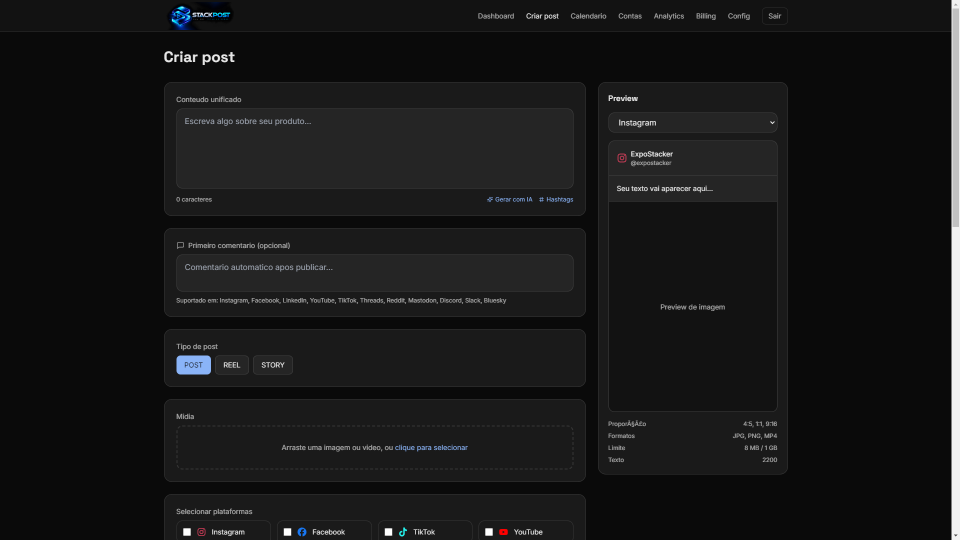
#> input picture composer_loaded.png, 1920 x 1080 px (shown at 1/2 size)
$ python converter_imagem.py composer_loaded.png
#> lines starting #> are read from the running program, lines starting #| are printed output that depends on the picture
#> in convert, img is the input picture: PIL image 1920x1080 RGB; mean R, G, B 22.7, 22.8, 23
#!/usr/bin/env python3
# -*- coding: utf-8 -*-
"""Converte imagem para proporcoes especificas de cada rede social.
Gera versoes: instagram_1x1, instagram_4x5, linkedin_1x1, linkedin_1_9x1.
"""
import os
import sys
from PIL import Image

BASE_DIR = os.path.dirname(os.path.abspath(__file__))
OUTPUT_DIR = os.path.join(BASE_DIR, "videos", "convertidas")
os.makedirs(OUTPUT_DIR, exist_ok=True)

RATIOS = {
    "instagram_1x1": (1, 1),
    "instagram_4x5": (4, 5),
    "linkedin_1x1": (1, 1),
    "linkedin_1_9x1": (191, 100),
}

SIZES = {
    "instagram_1x1": (1080, 1080),
    "instagram_4x5": (1080, 1350),
    "linkedin_1x1": (1200, 1200),
    "linkedin_1_9x1": (1200, 627),
}

def crop_center(img, aspect_w, aspect_h):
    """Corta a imagem no centro mantendo a proporcao."""
#> called with aspect_w = 1, aspect_h = 1
    src_w, src_h = img.size
#> src_w = 1920; src_h = 1080
    target_ratio = aspect_w / aspect_h
    src_ratio = src_w / src_h
#> src_ratio = 1.78

    if src_ratio > target_ratio:
        # Mais larga - corta os lados
        new_w = int(src_h * target_ratio)
#> new_w = 1080
        left = (src_w - new_w) // 2
#> left = 420
        return img.crop((left, 0, left + new_w, src_h))
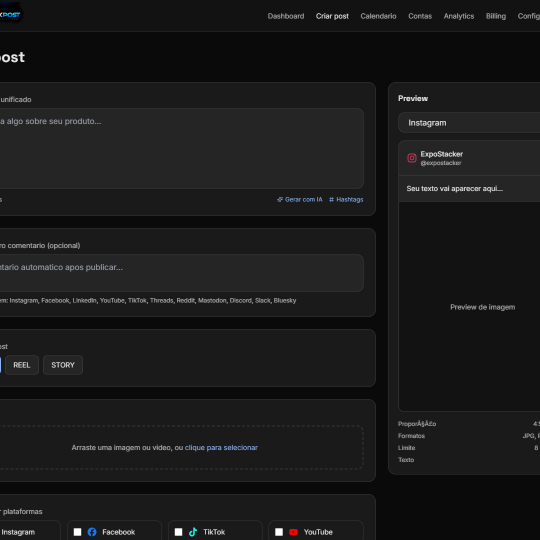
#> returned value: PIL image 1080x1080 RGB (shown at 1/2 size); mean R, G, B 25.9, 26, 26.1
    else:
        # Mais alta - corta em cima e embaixo
        new_h = int(src_w / target_ratio)
        top = (src_h - new_h) // 2
        return img.crop((0, top, src_w, top + new_h))

def convert(input_path, platform, mode):
    if not os.path.exists(input_path):
        raise FileNotFoundError(f"Imagem nao encontrada: {input_path}")

    key = f"{platform}_{mode}"
    ratio = RATIOS[key]
    size = SIZES[key]

    with Image.open(input_path) as img:
        img = img.convert("RGB")
        cropped = crop_center(img, ratio[0], ratio[1])
        resized = cropped.resize(size, Image.LANCZOS)

    base = os.path.splitext(os.path.basename(input_path))[0]
    output_path = os.path.join(OUTPUT_DIR, f"{base}_{key}.jpg")
    resized.save(output_path, "JPEG", quality=92, optimize=True)
    return output_path

def convert_all(input_path):
    """Converte a imagem para todas as versoes e retorna dict."""
    result = {}
    for key in SIZES:
        platform, mode = key.split("_", 1)
        # reconstruir mode com underscore
        mode = key.split("_", 1)[1]
        try:
            result[key] = convert(input_path, platform, mode)
            print(f"[+] {key}: {result[key]}")
        except Exception as e:
            print(f"[!] Erro em {key}: {e}")
    return result

if __name__ == "__main__":
    if len(sys.argv) < 2:
        print("Uso: py converter_imagem.py <caminho_da_imagem>")
        sys.exit(1)
    convert_all(sys.argv[1])
